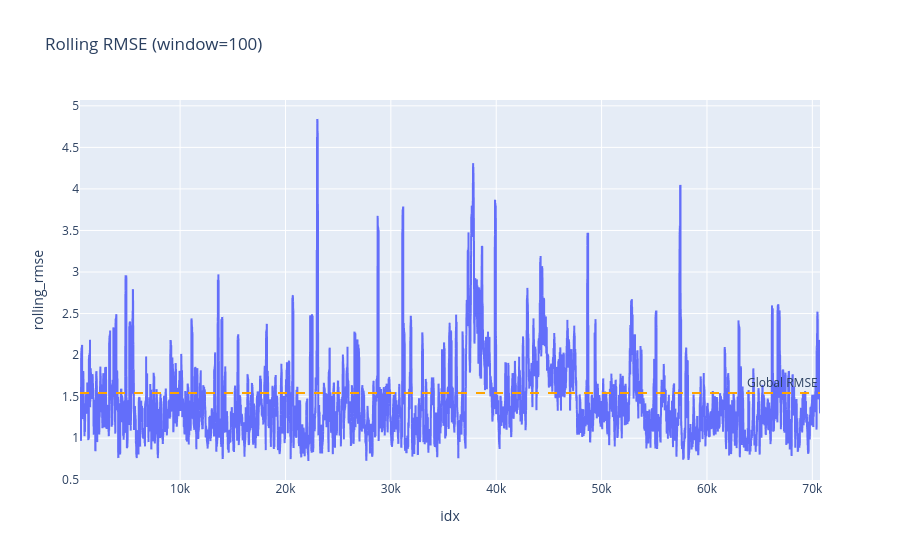

This figure's notebook cell:
### Code cell
# Rolling RMSE
WINDOW = 100
bt_df['sq_err'] = bt_df.residual**2
bt_df['rolling_rmse'] = (bt_df.sq_err.rolling(WINDOW).mean())**0.5
fig_roll = px.line(bt_df, x='idx', y='rolling_rmse', title=f'Rolling RMSE (window={WINDOW})')
fig_roll.add_hline(y=model_rmse, line_dash='dash', line_color='orange', annotation_text='Global RMSE')
fig_roll.show()

### Figure 1 — Plotly figure (JSON) as saved in the notebook; plotly's stock layout.template omitted (floating-point values rounded to 4 significant figures; data arrays with more than 128 entries replaced by an {"elided": "..."} marker saying what was removed)
{"data": [{"hovertemplate": "idx=%{x}<br>rolling_rmse=%{y}<extra></extra>", "legendgroup": "", "line": {"color": "#636efa", "dash": "solid"}, "marker": {"symbol": "circle"}, "mode": "lines", "name": "", "showlegend": false, "type": "scattergl", "x": {"elided": "70228 int values"}, "xaxis": "x", "y": {"elided": "70228 float values"}, "yaxis": "y"}], "layout": {"annotations": [{"showarrow": false, "text": "Global RMSE", "x": 1, "xanchor": "right", "xref": "x domain", "y": 1.543, "yanchor": "bottom", "yref": "y"}], "legend": {"tracegroupgap": 0}, "shapes": [{"line": {"color": "orange", "dash": "dash"}, "type": "line", "x0": 0, "x1": 1, "xref": "x domain", "y0": 1.543, "y1": 1.543, "yref": "y"}], "title": {"text": "Rolling RMSE (window=100)"}, "xaxis": {"anchor": "y", "domain": [0, 1], "title": {"text": "idx"}}, "yaxis": {"anchor": "x", "domain": [0, 1], "title": {"text": "rolling_rmse"}}}}
